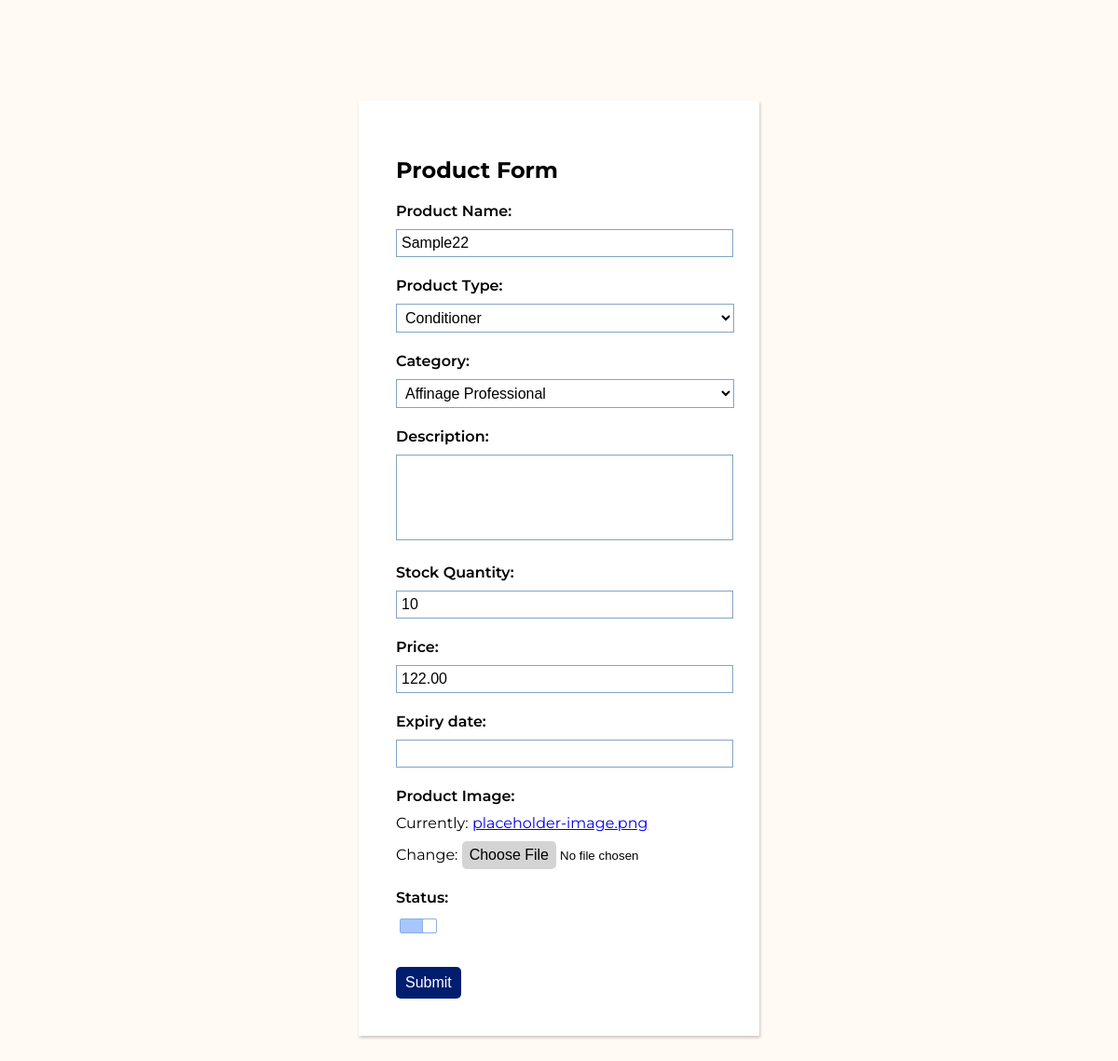
/otc/update-product/6/, run on an earlier commit of the app's database.
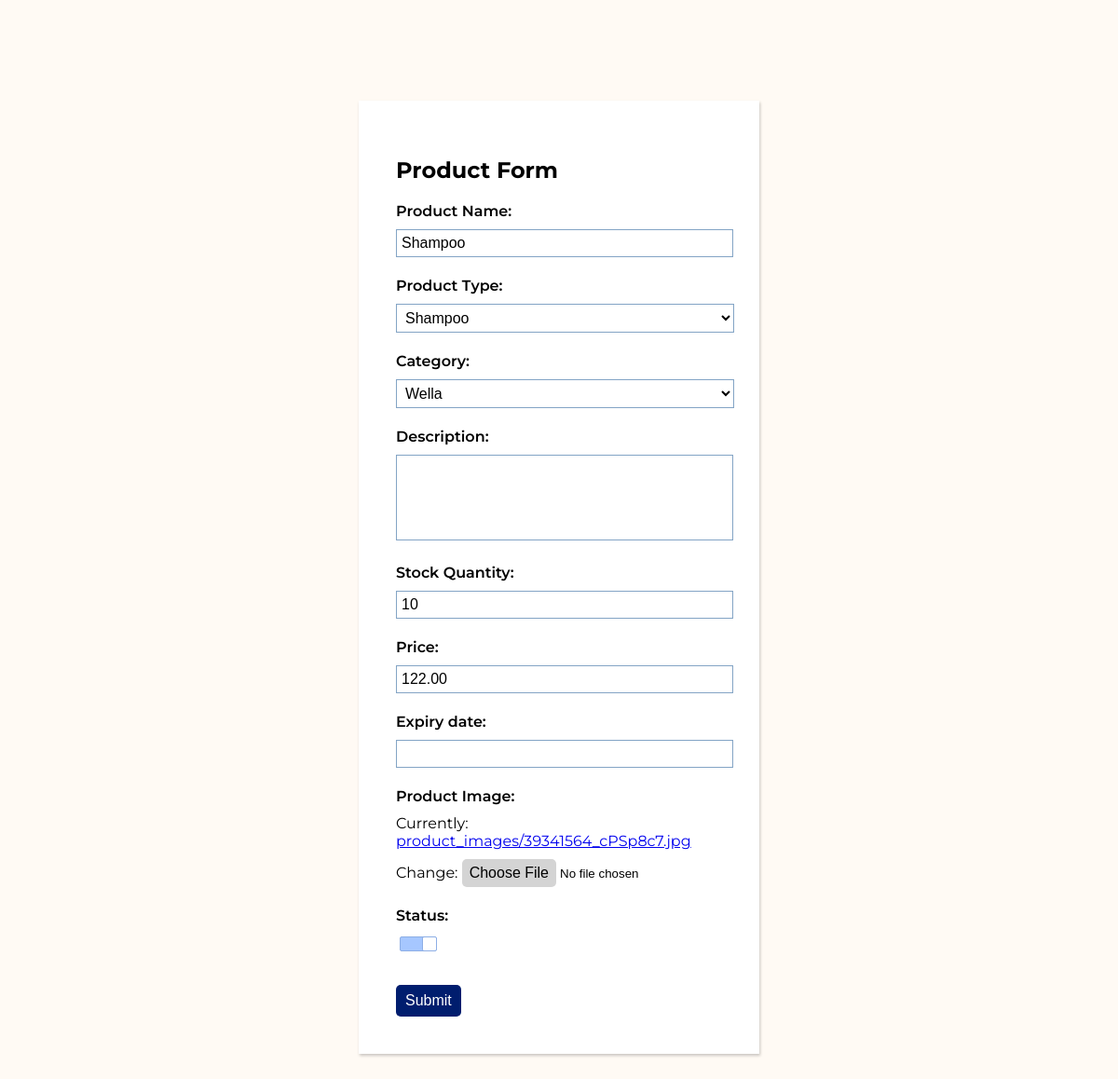
And on a later commit of the database.
### base/models.py (models this page shows, shortened)
class otcProduct(models.Model):
    Prod_Name = models.CharField(max_length=200, verbose_name="Product Name")
    ProdType_Name = models.ForeignKey(ProductType, on_delete=models.SET_NULL, null=True, blank=False, verbose_name="Product Type")
    Cat_Name = models.ForeignKey(Category, on_delete=models.SET_NULL, null=True, blank=False, verbose_name="Category")
    Prod_Desc = models.TextField(max_length=200, null=True, blank=True, verbose_name="Description")
    Prod_stockQty = models.IntegerField(verbose_name="Stock Quantity")
    Prod_Price = models.DecimalField(decimal_places=2, max_digits=6, verbose_name="Price")
    Prod_Image = models.ImageField(default="placeholder-image.png", upload_to="product_images", null=True, verbose_name="Product Image")
    is_active = models.BooleanField(default=True, verbose_name="Status")
    objects = models.Manager() #For All Records
    active_objects = IsActiveManager() #For Active Records Only
    date_created = models.DateTimeField(default=timezone.now)
    expiry_date = models.DateTimeField(null=True, blank=False)
    class Meta:
        verbose_name = 'Over-the-Counter Product'

class ProductType(models.Model):
    ProdType_Name = models.CharField(max_length=200, verbose_name="Product Type", unique=True)
    def __str__(self):
        return self.ProdType_Name

class Category(models.Model):
    Cat_Name = models.CharField(max_length=200, unique=True)
    class Meta:
        verbose_name = 'category'
        verbose_name_plural = 'categories'
    def __str__(self):
        return self.Cat_Name

### base/views.py (the view)
# urls.py: path('otc/update-product/<str:pk>/', views.otc_updateProduct, name="otc-update-product"),
def otc_updateProduct(request, pk):
    product = otcProduct.objects.get(id=pk)
    form = otcProductForm(instance=product)
    if request.method == 'POST':
        form = otcProductForm(request.POST, request.FILES, instance=product)
        if form.is_valid():
            form.save()
            return redirect('otc-products')
    context = {'form': form}
    return render(request, 'base/otc-products/product_form.html', context)

### base/forms.py
class otcProductForm(ModelForm):
    class Meta:
        model = otcProduct
        fields = ['Prod_Name', 'ProdType_Name', 'Cat_Name', 'Prod_Desc', 'Prod_stockQty', 'Prod_Price', 'expiry_date','Prod_Image', 'is_active']

### base/templates/base/otc-products/product_form.html (shortened to what this page needs)
{% extends 'main_products.html' %}
{% block content %}
<div class="main-wrapper">
    <div class="form-style">
        <h2>Product Form</h2>
        <form method="POST" enctype="multipart/form-data" action="">
            {{form.as_p}}
            <input type="submit" value="Submit" onclick="return confirm('Are you sure?');">
        </form>
    </div>
</div>
{% endblock content %}

What changed in the data, as far as the page shows it:
changed otcProduct: Prod_Name "Sample22" → "Shampoo"
computed for ProductType: ProdType_Name "Conditioner" → "Shampoo"
computed for Category: Cat_Name "Affinage Professional" → "Wella"
Also different on the page:
text no longer shown: "Product Name: Product Type: Category: Description: Stock Quantity: Price: Expiry date: Product Image: Currently: placeholder-image.png Change: Status:"
text now shown: "Product Name: Product Type: Category: Description: Stock Quantity: Price: Expiry date: Product Image: Currently: product_images/39341564_cPSp8c7.jpg Change: Status:"
